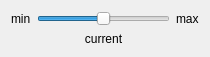
<?xml version="1.0" encoding="UTF-8"?>
<ui version="4.0">
 <class>LabeledSlider</class>
 <widget class="QWidget" name="LabeledSlider">
  <property name="geometry">
   <rect>
    <x>0</x>
    <y>0</y>
    <width>210</width>
    <height>50</height>
   </rect>
  </property>
  <property name="windowTitle">
   <string>Form</string>
  </property>
  <layout class="QGridLayout" name="gridLayout">
   <item row="0" column="0">
    <widget class="QLabel" name="lblMinimum">
     <property name="text">
      <string>min</string>
     </property>
    </widget>
   </item>
   <item row="0" column="1">
    <widget class="QSlider" name="horizontalSlider">
     <property name="maximum">
      <number>100</number>
     </property>
     <property name="value">
      <number>50</number>
     </property>
     <property name="orientation">
      <enum>Qt::Horizontal</enum>
     </property>
    </widget>
   </item>
   <item row="0" column="2">
    <widget class="QLabel" name="lblMaximum">
     <property name="text">
      <string>max</string>
     </property>
    </widget>
   </item>
   <item row="1" column="1">
    <widget class="QLabel" name="lblCurrent">
     <property name="text">
      <string>current</string>
     </property>
     <property name="alignment">
      <set>Qt::AlignCenter</set>
     </property>
    </widget>
   </item>
  </layout>
 </widget>
 <resources/>
 <connections/>
</ui>
